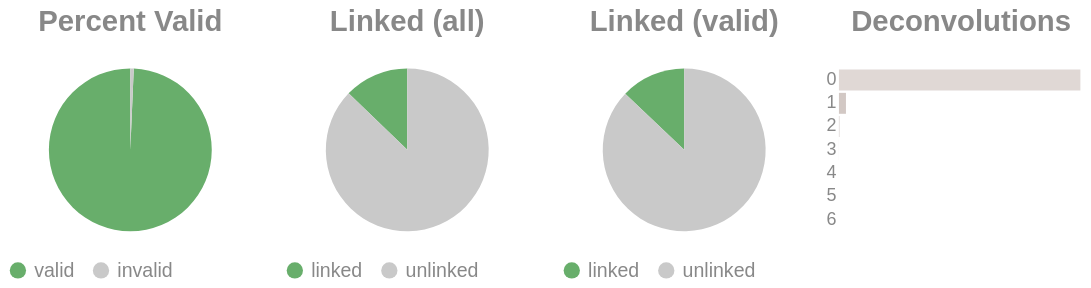

Notebook source saved alongside this figure:
### Code cell
if SKIPLR:
    pass
else:
    clash = Counter()
    for i in valids['molecule'].to_list():
        _mol = i.split("-")
        if len(_mol) == 1:
            clash.update('0')
        else:
            clash.update(_mol[-1])

    _d = {"deconvolutions": [], 'count': []}
    for k,v in clash.items():
        _d['deconvolutions'].append(k)
        _d['count'].append(v)

    tot_valid = valids['reads'].sum()
    mask = valids['reads'] >= 2
    n_linked_reads = valids.filter(mask)['reads'].sum()
    if n_linked_reads == 0:
        print_html("No linked molecules (>=2 reads) were detected; skipping linked-only distributions.")
        SKIPLR = True
    else:
        perc_valid = round(tot_valid / n_reads, 4)
        linked_perc_abs = round(n_linked_reads / n_reads, 4)
        linked_perc = round(n_linked_reads / tot_valid, 4)

    _valid = pl.DataFrame({"valids": ['valid', 'invalid'], "count": [tot_valid, n_reads - tot_valid]})
    _linked_abs = pl.DataFrame({"linked (absolute)": ['linked', 'unlinked'], "count": [n_linked_reads, n_reads - n_linked_reads]})
    _linked_rel = pl.DataFrame({"linked (valids)": ['linked', 'unlinked'], "count": [n_linked_reads, tot_valid - n_linked_reads]})

    (
        alt.hconcat(
            piechart(_valid, goodval = 'valid', title = "Percent Valid"),
            piechart(_linked_abs, goodval = "linked", title =  "Linked (all)"),
            piechart(_linked_rel, goodval = "linked", title =  "Linked (valid)"),
            convolutionbar(pl.DataFrame(_d), title = "Deconvolutions"),
            center = True,
            bounds = 'flush'
        )
        .resolve_scale(color='independent')
        .resolve_legend('independent')
        .properties(usermeta={'embedOptions': {"actions": False}})
    ).display()

### Figure 1 — Vega-Lite specification as saved in the notebook (floating-point values rounded to 4 significant figures)
{"width": "container", "height": 400, "config": {"title": {"anchor": "start", "dy": -15, "fontSize": 18, "color": "#888888", "subtitleColor": "#888888", "subtitleFontSize": 14}, "arc": {"fill": "#0072B2"}, "axis": {"domainColor": "#888888", "domainWidth": 0.5, "gridWidth": 0.2, "grid": false, "titleFontWeight": 400, "titleFontSize": 15, "labelFontSize": 11, "labelColor": "#888888", "tickColor": "#888888", "tickWidth": 0.2, "titleColor": "#888888"}, "axisBand": {"grid": false}, "axisX": {"grid": true, "tickSize": 10, "domainCap": "round"}, "axisY": {"domain": false, "grid": true, "tickSize": 0, "domainCap": "round"}, "background": "transparent", "header": {"labelFontSize": 15, "labelColor": "#888888", "titleFontSize": 15, "titleFontWeight": 600, "titleColor": "#888888"}, "legend": {"labelFont": "sans-serif", "labelFontSize": 12, "labelColor": "#888888", "symbolSize": 100, "symbolType": "circle", "titleFontSize": 12, "titlePadding": 10, "titleColor": "#888888", "title": null}, "range": {"category": ["#E69F00", "#56B4E9", "#009E73", "#F0E442", "#0072B2", "#D55E00", "#CC79A7", "#000000"], "diverging": ["#cfe8f3", "#a2d4ec", "#73bfe2", "#46abdb", "#1696d2", "#12719e"]}, "area": {"fill": "#0072B2", "fillOpacity": 0.7, "line": true, "strokeOpacity": 0.7}, "line": {"color": "#0072B2", "stroke": "#0072B2", "strokeWidth": 2}, "trail": {"color": "#0072B2", "stroke": "#0072B2", "strokeWidth": 0, "size": 1}, "point": {"filled": true, "fillOpacity": 1.0, "size": 95}, "text": {"color": "#888888", "fontSize": 11, "align": "right", "fontWeight": 400, "size": 11}, "bar": {"fill": "#0072B2", "stroke": null}, "view": {"stroke": null, "continuousWidth": 660, "continuousHeight": 400}}, "hconcat": [{"data": {"name": "data-ae21862ad33cc6fdebc11c701a42a74b"}, "mark": {"type": "arc"}, "encoding": {"color": {"field": "valids", "legend": {"orient": "bottom", "title": null}, "scale": {"domain": ["valid", "invalid"], "range": ["#68ae6b", "#C9C9C9"]}, "title": "Valids", "type": "nominal"}, "theta": {"field": "count", "type": "quantitative"}, "tooltip": [{"field": "valids", "title": "Valids", "type": "ordinal"}, {"field": "percent", "format": ".2%", "title": "Percent", "type": "quantitative"}, {"field": "count", "title": "Count", "type": "quantitative"}]}, "height": 100, "title": {"text": "Percent Valid", "align": "center", "anchor": "middle"}, "transform": [{"calculate": "datum.count / 3307742", "as": "percent"}], "width": 150}, {"data": {"name": "data-b367d7c1672f575dfae3b0b701755ba8"}, "mark": {"type": "arc"}, "encoding": {"color": {"field": "linked (absolute)", "legend": {"orient": "bottom", "title": null}, "scale": {"domain": ["linked", "unlinked"], "range": ["#68ae6b", "#C9C9C9"]}, "title": "Linked (Absolute)", "type": "nominal"}, "theta": {"field": "count", "type": "quantitative"}, "tooltip": [{"field": "linked (absolute)", "title": "Linked (Absolute)", "type": "ordinal"}, {"field": "percent", "format": ".2%", "title": "Percent", "type": "quantitative"}, {"field": "count", "title": "Count", "type": "quantitative"}]}, "height": 100, "title": {"text": "Linked (all)", "align": "center", "anchor": "middle"}, "transform": [{"calculate": "datum.count / 3307742", "as": "percent"}], "width": 150}, {"data": {"name": "data-f669f34f9663fe572c26b54a7c11f5f8"}, "mark": {"type": "arc"}, "encoding": {"color": {"field": "linked (valids)", "legend": {"orient": "bottom", "title": null}, "scale": {"domain": ["linked", "unlinked"], "range": ["#68ae6b", "#C9C9C9"]}, "title": "Linked (Valids)", "type": "nominal"}, "theta": {"field": "count", "type": "quantitative"}, "tooltip": [{"field": "linked (valids)", "title": "Linked (Valids)", "type": "ordinal"}, {"field": "percent", "format": ".2%", "title": "Percent", "type": "quantitative"}, {"field": "count", "title": "Count", "type": "quantitative"}]}, "height": 100, "title": {"text": "Linked (valid)", "align": "center", "anchor": "middle"}, "transform": [{"calculate": "datum.count / 3285457", "as": "percent"}], "width": 150}, {"data": {"name": "data-71e045e7ead5c804438887568f4936ac"}, "mark": {"type": "bar"}, "encoding": {"color": {"field": "deconvolutions", "legend": null, "scale": {"scheme": "lightgreyred"}, "type": "nominal"}, "tooltip": [{"field": "deconvolutions", "title": "Deconvolutions", "type": "ordinal"}, {"field": "percent", "format": ".2%", "title": "Percent", "type": "quantitative"}, {"field": "count", "title": "Count", "type": "quantitative"}], "x": {"axis": null, "field": "count", "type": "quantitative"}, "y": {"field": "deconvolutions", "sort": "ascending", "title": null, "type": "nominal"}}, "height": 100, "title": {"text": "Deconvolutions", "align": "center", "anchor": "middle"}, "transform": [{"calculate": "datum.count / 3055914", "as": "percent"}], "width": 150}], "bounds": "flush", "center": true, "resolve": {"legend": {"angle": "independent"}, "scale": {"color": "independent"}}, "usermeta": {"embedOptions": {"actions": false}}, "$schema": "https://vega.github.io/schema/vega-lite/v6.1.0.json", "datasets": {"data-ae21862ad33cc6fdebc11c701a42a74b": [{"valids": "valid", "count": 3285457}, {"valids": "invalid", "count": 22285}], "data-b367d7c1672f575dfae3b0b701755ba8": [{"linked (absolute)": "linked", "count": 423185}, {"linked (absolute)": "unlinked", "count": 2884557}], "data-f669f34f9663fe572c26b54a7c11f5f8": [{"linked (valids)": "linked", "count": 423185}, {"linked (valids)": "unlinked", "count": 2862272}], "data-71e045e7ead5c804438887568f4936ac": [{"deconvolutions": "0", "count": 2964507}, {"deconvolutions": "1", "count": 86139}, {"deconvolutions": "2", "count": 4841}, {"deconvolutions": "3", "count": 377}, {"deconvolutions": "4", "count": 37}, {"deconvolutions": "5", "count": 10}, {"deconvolutions": "6", "count": 3}]}}
